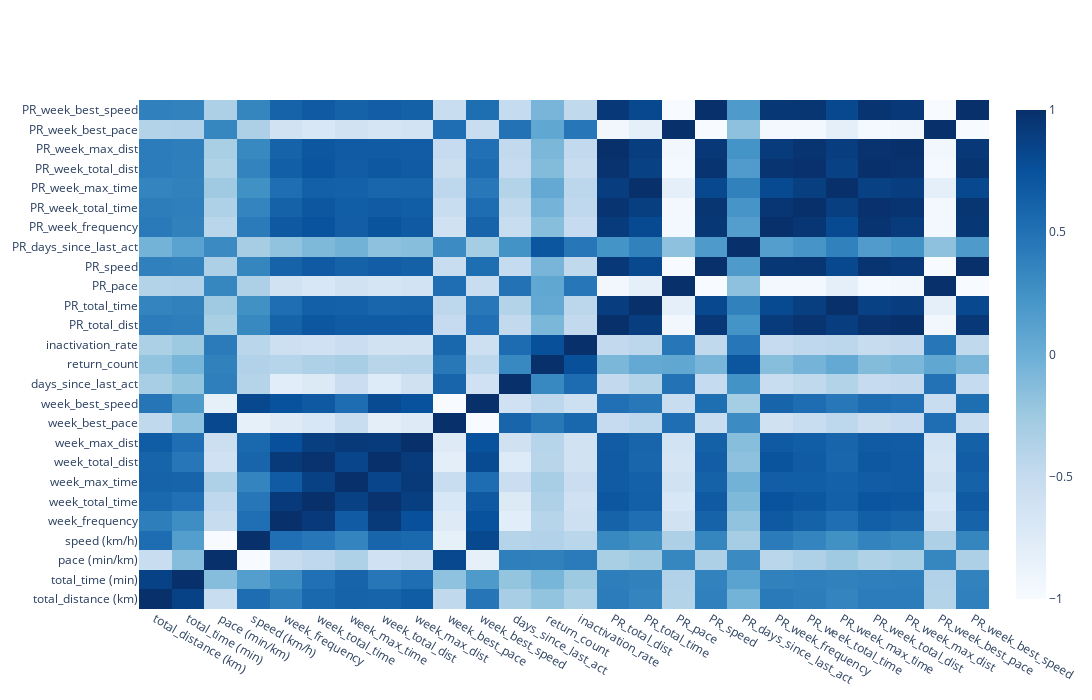

Notebook cell for this chart:
### Markdown cell above
#### Mapa de calor da matriz de correlação (Com método spearman pois as features não apresentam Distribuição Normal)

### Code cell
# Análise de correlação das variáveis
corr = df_athletes_activities_features.corr(method='spearman')

# Create heatmap
heatmap = go.Heatmap(
    z=corr.values,
    x=corr.columns,
    y=corr.columns,
    colorscale='Blues',
    zmin=-1, 
    zmax=1
)

# Create figure and add trace
fig = go.Figure(data=heatmap)

# Update layout
fig.update_layout(
    xaxis_nticks=36,  # Ajusta o número de ticks no eixo x para melhor visualização
    yaxis_nticks=36,  # Ajusta o número de ticks no eixo y para melhor visualização
    width=1500,  # Ajusta a largura da figura
    height=700,  # Ajusta a altura da figura
    autosize=False
)

# Display the figure
fig.show()

### Figure 1 — Plotly figure (JSON) as saved in the notebook; plotly's stock layout.template omitted (floating-point values rounded to 4 significant figures; data arrays with more than 128 entries replaced by an {"elided": "..."} marker saying what was removed)
{"data": [{"colorscale": [[0, "rgb(247,251,255)"], [0.125, "rgb(222,235,247)"], [0.25, "rgb(198,219,239)"], [0.375, "rgb(158,202,225)"], [0.5, "rgb(107,174,214)"], [0.625, "rgb(66,146,198)"], [0.75, "rgb(33,113,181)"], [0.875, "rgb(8,81,156)"], [1, "rgb(8,48,107)"]], "type": "heatmap", "x": ["total_distance (km)", "total_time (min)", "pace (min/km)", "speed (km/h)", "week_frequency", "week_total_time", "week_max_time", "week_total_dist", "week_max_dist", "week_best_pace", "week_best_speed", "days_since_last_act", "return_count", "inactivation_rate", "PR_total_dist", "PR_total_time", "PR_pace", "PR_speed", "PR_days_since_last_act", "PR_week_frequency", "PR_week_total_time", "PR_week_max_time", "PR_week_total_dist", "PR_week_max_dist", "PR_week_best_pace", "PR_week_best_speed"], "y": ["total_distance (km)", "total_time (min)", "pace (min/km)", "speed (km/h)", "week_frequency", "week_total_time", "week_max_time", "week_total_dist", "week_max_dist", "week_best_pace", "week_best_speed", "days_since_last_act", "return_count", "inactivation_rate", "PR_total_dist", "PR_total_time", "PR_pace", "PR_speed", "PR_days_since_last_act", "PR_week_frequency", "PR_week_total_time", "PR_week_max_time", "PR_week_total_dist", "PR_week_max_dist", "PR_week_best_pace", "PR_week_best_speed"], "z": {"elided": "26x26 float values"}, "zmax": 1, "zmin": -1}], "layout": {"autosize": false, "height": 700, "width": 1500, "xaxis": {"nticks": 36}, "yaxis": {"nticks": 36}}}
